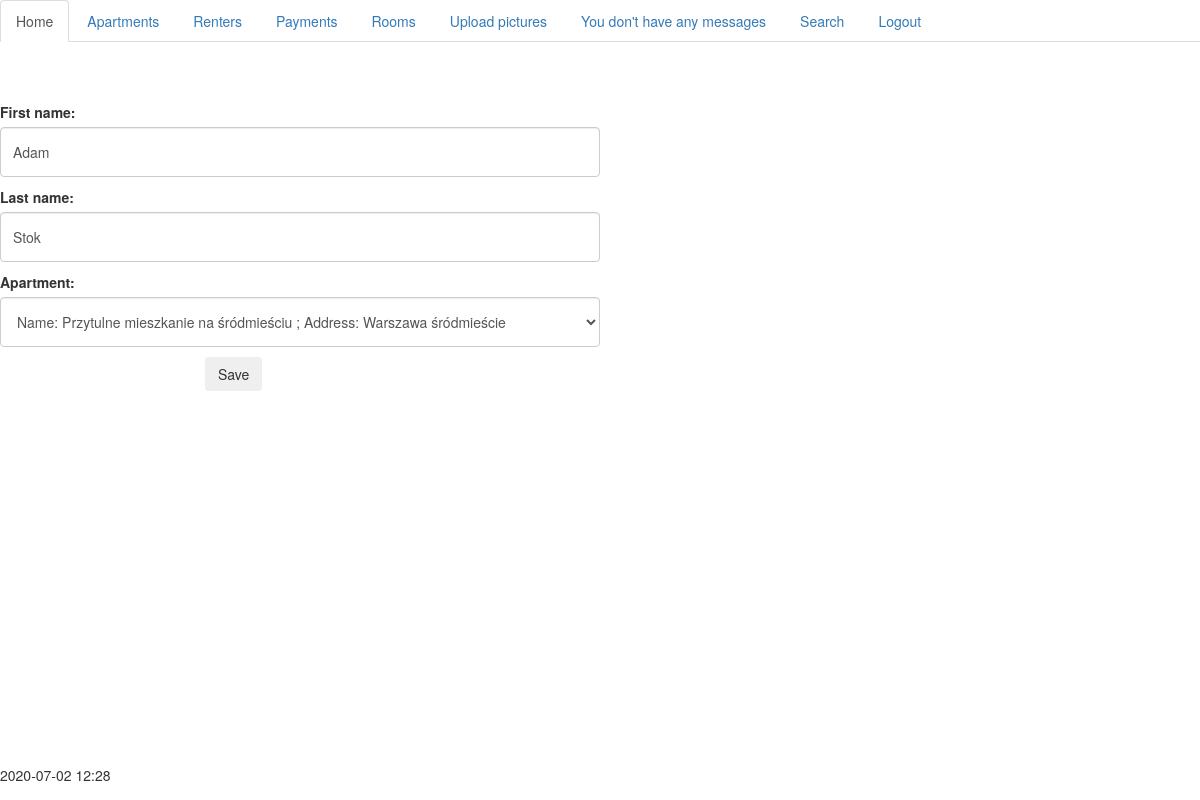
The app's page /renters/edit/11/ (signed in) with its own data.
### handling/models.py (models this page shows, shortened)
class Renters(models.Model):
    first_name = models.CharField(max_length=100)
    last_name = models.CharField(max_length=100)
    apartment = models.OneToOneField(Apartments, on_delete=models.CASCADE)

### handling/views.py (the view, shortened to what this page needs)
# urls.py: path('renters/edit/<int:pk>/', views.RenterEditView.as_view(), name='renteredit'),
class RenterEditView(LoginRequiredMixin,UpdateView):
    model = Renters
    template_name = 'edit.html'
    fields = ['first_name','last_name','apartment']

### handling/extra_context.py (called while the page is built)
def get_messages(request):
    if Messages.objects.all():
        return {'mess':'You have messages'}
    else:
        return {'mess': "You don't have any messages"}

### handling/models.py (called while the page is built)
    def __str__(self):
        return f'Name: {self.name} ; Address: {self.address}'

### normalview/extra_context.py (called while the page is built)
def show_time(request):
    now = datetime.now()
    two_hours_timezone = datetime.now() + timedelta(hours=2)
    hour = '{:%H:%M}'.format(two_hours_timezone)
    return {'now':now.strftime("%Y-%m-%d"),'hour':hour}

### handling/templates/edit.html (shortened to what this page needs)
{% extends 'base.html' %}
{% block content %}
{{ komunikat }}<br><br><br>
{% if form %}
<form class="form-horizontal" method="POST" >
    {{ form.as_p }}
    <div class="form-group">
      <div class="col-sm-offset-2 col-sm-10">
        <button type="submit" class="btn btn-default">Save</button>
      </div>
    </div>
</form>
<br>
{% endif %}
{% endblock %}

### records on screen
Renters: first_name "Adam", last_name "Stok", apartment "Name: Przytulne mieszkanie na śródmieściu ; Address: Warszawa śródmieście"

### other values on screen
{{ mess }} "You don't have any messages"
{{ now }} "2020-07-02"
